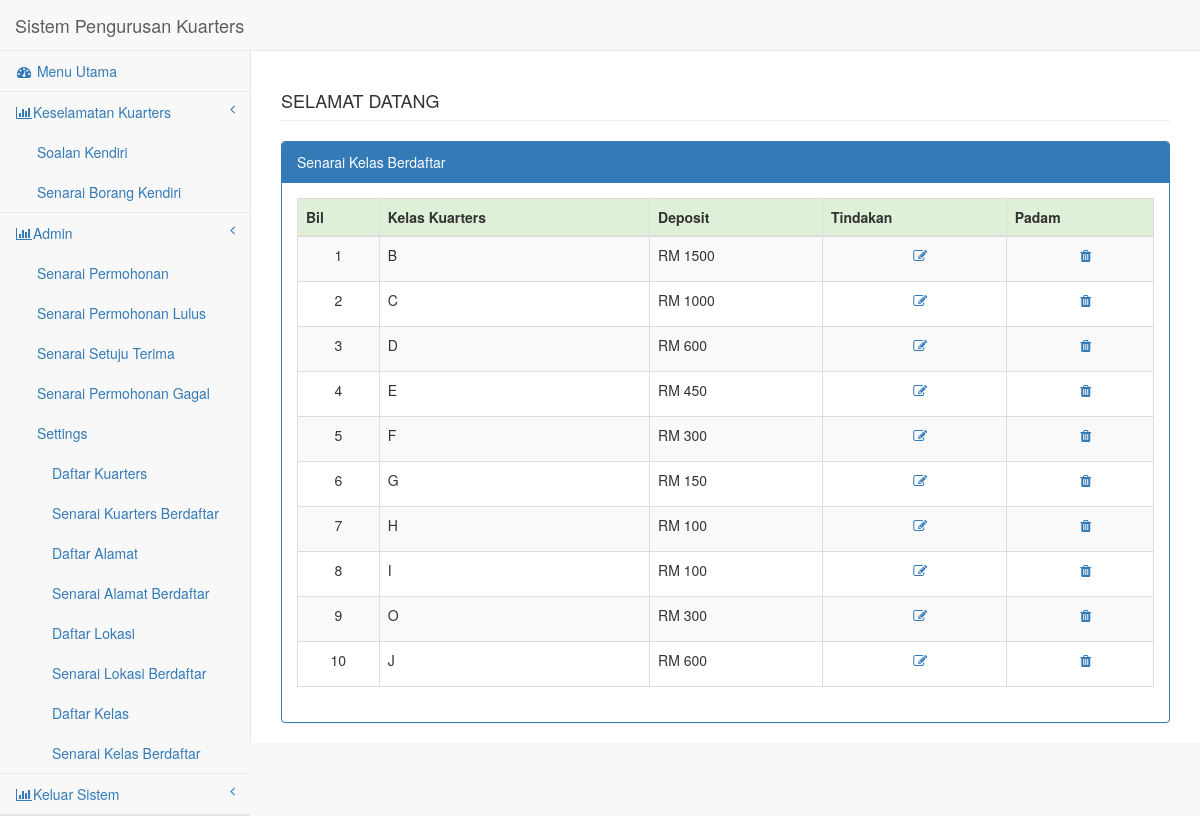
Page /pages/listkelas.php on the committed database.
### tables this page shows
CREATE TABLE IF NOT EXISTS `tbl_kelas` (
  `s_id` int(50) NOT NULL AUTO_INCREMENT,
  `s_nama` text NOT NULL,
  `s_deposit` varchar(250) NOT NULL,
  `s_susun` varchar(100) NOT NULL,
  `s_status` int(50) NOT NULL DEFAULT '1',
  PRIMARY KEY (`s_id`)
);

### pages/listkelas.php (the view, shortened to what this page needs)
<!DOCTYPE html>
<html>
<head>
    <link href="../bower_components/bootstrap/dist/css/bootstrap.min.css"
    rel="stylesheet">
    <link href="../bower_components/metisMenu/dist/metisMenu.min.css"
        rel="stylesheet">
    <link href="../dist/css/sb-admin-2.css" rel="stylesheet">
    <link href="../bower_components/font-awesome/css/font-awesome.min.css"
    rel="stylesheet" type="text/css">
</head>
<body>
    <form method="post" onsubmit="return confirm('Adakah anda pasti untuk buang?');">
        <div id="wrapper">
            <?php include('leftbar.php');?>
            <div id="page-wrapper">
                <div class="row">
                    <div class="col-lg-12">
                        <h4 class="page-header">
                            <?php echo strtoupper("selamat datang"." ".htmlentities($_SESSION['namapegawai']));?>
                        </h4>
                    </div>
                </div>
                <div class="row">
                    <div class="col-lg-12">
                        <div class="panel panel-primary">
                            <div class="panel-heading">
                                Senarai Kelas Berdaftar
                            </div>
                            <div class="panel-body">
                                <div class="dataTable_wrapper">
                                    <table class="table table-striped table-bordered table-hover" id="dataTables-example">
                                        <thead>
                                        <tr class="success">
                                            <th>Bil</th>
                                            <th>Kelas Kuarters</th>
                                            <th>Deposit</th>
                                            <th>Tindakan</th>
                                            <th>Padam</th>
                                        </tr>
                                        </thead>
                                        <tbody>
                                    <?php
                                            $querydaftar     = "SELECT * FROM  tbl_kelas ";
                                            $resultdaftar    = mysql_query($querydaftar) or die(mysql_error());
                                            $datadaftar     = mysql_fetch_array($resultdaftar);
                                        if($datadaftar < 1)
                                        {
                                            ?>
                                            <tr><td colspan="5" align="center"> Tiada Maklumat </td></tr>
                                            <?php
                                        }
                                        else
                                        {
                                            $sn = 1;
                                            while($datadaftar2 = mysql_fetch_array($resultdaftar))
                                            {
                                                $xid = $datadaftar2['s_id'];
                                                $xalamat = $datadaftar2['s_nama'];
                                                $xkodjabatan = $datadaftar2['s_deposit'];
                                            ?>
                                                <tr class="odd gradeX">
                                                    <td align='center'><?php echo $sn?></td>
                                                    <td><?php echo htmlentities(strtoupper($xalamat));?></td>
                                                    <td><?php echo htmlentities(strtoupper($xkodjabatan));?></td>
                                                    <td align='center'>&nbsp;&nbsp;<a href="updatekelas.php?id=<?php echo $xid;?>">
                                                        <p class="fa fa-edit"></p></a>
                                                    </td>
                                                    <td align='center'>&nbsp;&nbsp;<a href="padamkelas.php?id=<?php echo htmlentities($xid);?>">
                                                        <p class="fa fas fa-trash"></p>
                                                    </a>
                                                    </td>
                                                </tr>
                                                <?php
                                                $sn++;
                                            }
                                        }
                                        ?>
                                        </tbody>
                                    </table>
                                </div>
                            </div>
                        </div>
                    </div>
                </div>
            </div>
</body>
</html>

### rows in the picture
tbl_kelas: s_nama "B", s_deposit "RM 1500"
tbl_kelas: s_nama "C", s_deposit "RM 1000"
tbl_kelas: s_nama "D", s_deposit "RM 600"
tbl_kelas: s_nama "E", s_deposit "RM 450"
tbl_kelas: s_nama "F", s_deposit "RM 300"
tbl_kelas: s_nama "G", s_deposit "RM 150"
tbl_kelas: s_nama "H", s_deposit "RM 100"
tbl_kelas: s_nama "I", s_deposit "RM 100"
tbl_kelas: s_nama "O", s_deposit "RM 300"
tbl_kelas: s_nama "J", s_deposit "RM 600"
